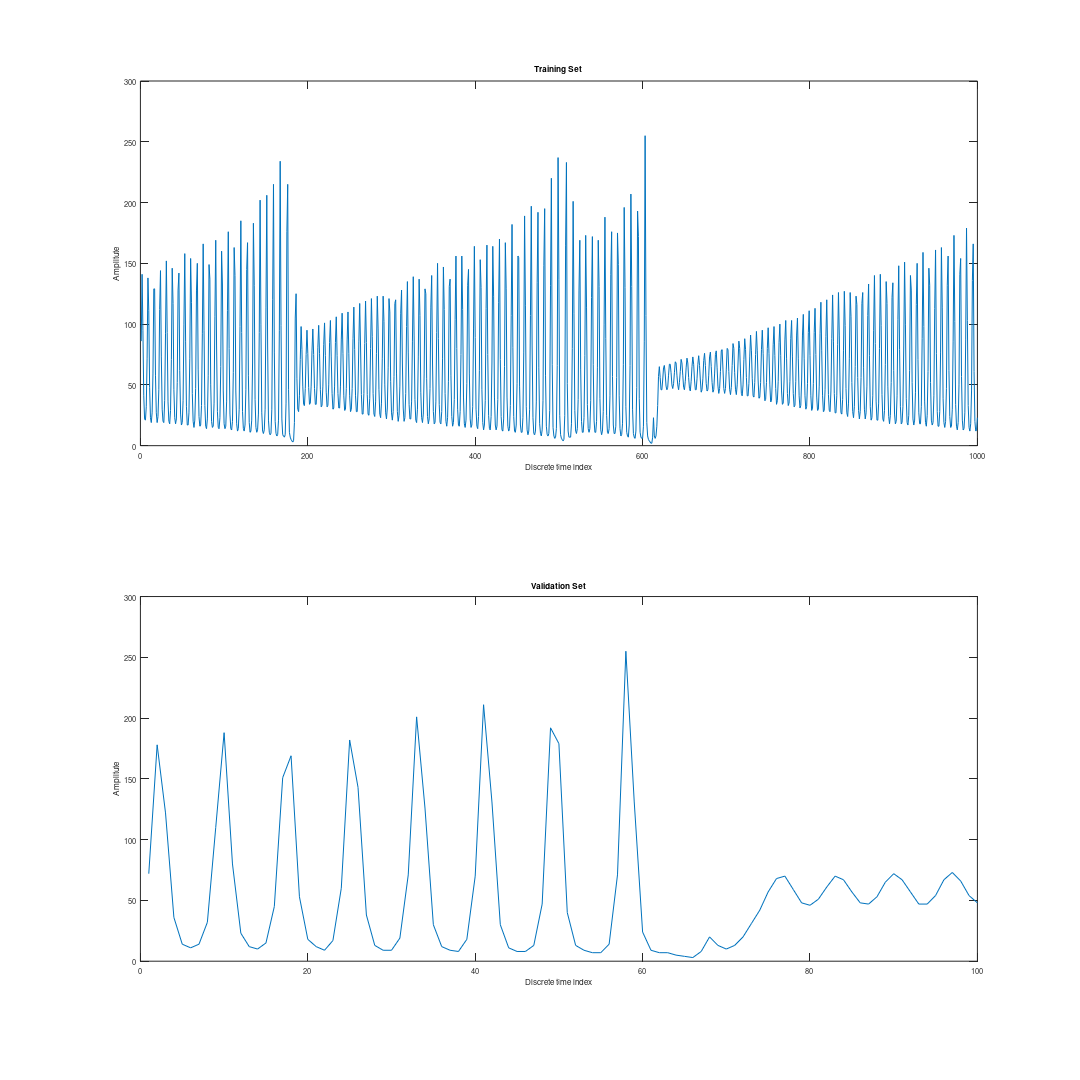

Source code (MATLAB): (Note: this script raises an error after producing the figure.)
clear
clc
close all
rng default
%%
% ---------------------------------------------------------
% 1) Load training and validation data
% ---------------------------------------------------------

% all training data
train_data = load('data/lasertrain.dat');
% make train and validation split (90 % train, 10 % validation)

% load test data
val_data = load('data/laserpred.dat');

% visualize data
subplot(2,1,1)
plot(train_data)
xlabel("Discrete time index")
ylabel("Amplitute")
title("Training Set")

subplot(2,1,2)
plot(val_data)
xlabel("Discrete time index")
ylabel("Amplitute")
title("Validation Set")

sizex = 20;
sizey = 20;
set(gcf, 'PaperPosition', [0 0 sizex sizey]);
set(gcf, 'PaperSize', [sizex sizey]);
saveas(gcf, 'output/part2/lstm/figure1.png');

%%
%--------------------------------------------------------
% 2) Standardize data
%--------------------------------------------------------

% 1) training data
% first transform data (if necessary)
% apply transformation if necessary
train_data_trans = train_data;
% estimate mean and sd
mu_train = mean(train_data_trans);
sd_train = std(train_data_trans);
% apply standardize
train_stand = (train_data_trans - mu_train) / sd_train;

% 2) validation data
% apply transformation if necessary
val_data_trans = val_data;
% standardize
val_stand = (val_data_trans - mu_train) / sd_train;

%% 
% ---------------------------------------------------------
% 3) monte carlo simulation to find good parameters
% ---------------------------------------------------------

% tuning parameters:
% 1) number of lags
% 2) number of neurons in the hidden layer
% repeat 5 times for every parameter combination (results seem to fluctuate
% quite a lot)

nr_lags = [1, 10, 20, 30, 40, 50, 60, 70, 80, 90];
hidden_sizes = [10, 20, 30, 40, 50, 60, 70]; 
repeat_count = 5;
output = cell(size(nr_lags, 2) * size(hidden_sizes, 2) * repeat_count, 6);
batch = 0;         
counter = 1;
for lag=nr_lags
        % train
        X_train = getTimeSeriesTrainData(train_stand,lag);
        Y_train = train_stand(lag+1:end)';

        % validation
        X_val = getTimeSeriesTrainData(([train_stand(end-(lag-1):end)',val_stand']'),lag);
        Y_val = val_stand';
        
        for hidden=hidden_sizes
                batch = batch + 1;
                for j=1:repeat_count
           
                layers = [ ...
                    sequenceInputLayer(lag)
                    lstmLayer(hidden)
                    fullyConnectedLayer(1)
                    regressionLayer];

                    options = trainingOptions('adam', ...
                        'MaxEpochs',150, ...
                        'ValidationData',{X_val,Y_val}, ...
                        'ValidationFrequency',5, ...
                        'GradientThreshold',1, ...
                        'InitialLearnRate',0.005, ...
                        'LearnRateSchedule','piecewise', ...
                        'LearnRateDropPeriod',50, ...
                        'LearnRateDropFactor',0.2, ...
                        'Verbose',0);

                        tic;
                        net_grid_search = trainNetwork(X_train,Y_train,layers,options);
                        time = toc;

                        %% predictions on validation set
                        net_grid_search = predictAndUpdateState(net_grid_search,X_train);
                        % get predictors for validation set (last lags of the training set)
                        val_X_window = train_stand(end-(lag-1):end);  
                        [net_grid_search,Y_hat_val] = predictAndUpdateState(net_grid_search,val_X_window);
                        % predictors
                        if lag > 1
                            val_X_window = [val_X_window(2:end)',Y_hat_val]';
                        % lags =  1
                        else
                            val_X_window = Y_hat_val;
                        end
                        forecast_horizon = numel(val_data);
                        for i = 2:forecast_horizon
                            % make predictions
                            [net_grid_search,Y_hat_val(i)] = predictAndUpdateState(net_grid_search,...
                                                 val_X_window,'ExecutionEnvironment','cpu');
                            % update predictor matrix: remove oldest value and add latest predictions
                            if lag >1
                                val_X_window = [val_X_window(2:end)',Y_hat_val(i)]';
                            else
                                val_X_window = Y_hat_val(i);
                            end
                        end
                        % back to original scale
                        Y_hat_val_orig_unit = sd_train*Y_hat_val + mu_train; 
                        % store output
                        output{counter,1} = batch;
                        output{counter,2} = lag;
                        output{counter,3} = hidden;
                        output{counter,4} = mean((Y_hat_val_orig_unit-val_data').^2); %mse
                        output{counter,5} = sqrt(mean((Y_hat_val_orig_unit-val_data').^2)); %rmse
                        output{counter,6} = time;
                        % print every n iterations a sign of life
                        if mod(counter,5)==1
                            fprintf('%2.0f\n',counter)
                        end
                        % update
                        counter = counter +1;
                end
        end
end


% format output
output_tbl = cell2table(output, 'VariableNames', {'batch','lag','hidden_size','mse_val',...
                 'rmse_val', 'time'});

% save output
writetable(output_tbl, 'output/part2/lstm/part2_lstm.xlsx');
% read in table
%output_tbl = readtable('output/part2/lstm/part2_lstm.xlsx');

% group stats together and visualize             
group_stats  = grpstats(output_tbl, {'lag','hidden_size'}, {@median});            

figure
surf(nr_lags, hidden_sizes, reshape(group_stats.median_rmse_val,... 
     length(nr_lags),length(hidden_sizes))');
colorbar;
xlabel('Number of Lags');
ylabel('Size Hidden Layer');
zlabel('RMSE');
set(gca,'ZScale','log');
%caxis([0 15])

sizex = 20;
sizey = 20;
set(gcf, 'PaperPosition', [0 0 sizex sizey]);
set(gcf, 'PaperSize', [sizex sizey]);
saveas(gcf, 'output/part2/lstm/figure2.png');
             

%% 
% --------------------------------------------------------
% 4) Verify optimal parameters on validation set visually
% ---------------------------------------------------------

% create X and Y matrix for train/validation and all_train
lags = 20;
% train
X_train = getTimeSeriesTrainData(train_stand,lags);
Y_train = train_stand(lags+1:end)';

% validation
X_val = getTimeSeriesTrainData(([train_stand(end-(lags-1):end)',val_stand']'),lags);
Y_val = val_stand';


numFeatures = lags;
numResponses = 1;
numHiddenUnits = 40;

layers = [ ...
    sequenceInputLayer(numFeatures)
    lstmLayer(numHiddenUnits)
    fullyConnectedLayer(numResponses)
    regressionLayer];


options = trainingOptions('adam', ...
    'MaxEpochs',200, ...
    'ValidationData',{X_val,Y_val}, ...
    'ValidationFrequency',5, ...
    'GradientThreshold',1, ...
    'InitialLearnRate',0.005, ...
    'LearnRateSchedule','piecewise', ...
    'LearnRateDropPeriod',50, ...
    'LearnRateDropFactor',0.2, ...
    'Verbose',0, ...
    'Plots','training-progress');

net = trainNetwork(X_train,Y_train,layers,options);

%%  predictions on validation set
net = predictAndUpdateState(net,X_train);
% get predictors for validation set (last lags of the training set)
val_X_window = train_stand(end-(lags-1):end);  
[net,Y_hat_val] = predictAndUpdateState(net,val_X_window);
% predictors
if lags > 1
    val_X_window = [val_X_window(2:end)',Y_hat_val]';
% lags =  1
else
    val_X_window = Y_hat_val;
end
forecast_horizon = numel(val_data);
for i = 2:forecast_horizon
    % make predictions
    [net,Y_hat_val(i)] = predictAndUpdateState(net,val_X_window,'ExecutionEnvironment','cpu');
    % update predictor matrix: remove oldest value and add latest predictions
    if lags >1
        val_X_window = [val_X_window(2:end)',Y_hat_val(i)]';
    else
        val_X_window = Y_hat_val(i);
    end
end

Y_hat_val_orig_unit = sd_train*Y_hat_val + mu_train; 
mse_val = mean((Y_hat_val_orig_unit-val_data').^2)
rmse_val = sqrt(mean((Y_hat_val_orig_unit-val_data').^2))

Y_hat_val_orig_unit = sd_train*Y_hat_val + mu_train; 
mse_val = mean((Y_hat_val_orig_unit-val_data').^2)
rmse_val = sqrt(mean((Y_hat_val_orig_unit-val_data').^2))

figure
subplot(2,1,1)
plot(val_data)
hold on
plot(Y_hat_val_orig_unit,'.-')
hold off
legend(["Observed" "Forecast"])
ylabel("Amplitute")
title("Forecast")

subplot(2,1,2)
stem(Y_hat_val_orig_unit - val_data')
xlabel("Discrete time index")
ylabel("Residuals")
title("RMSE = " + rmse_val)             
             
sizex = 20;
sizey = 20;
set(gcf, 'PaperPosition', [0 0 sizex sizey]);
set(gcf, 'PaperSize', [sizex sizey]);
saveas(gcf, 'output/part2/lstm/figure3.png');


